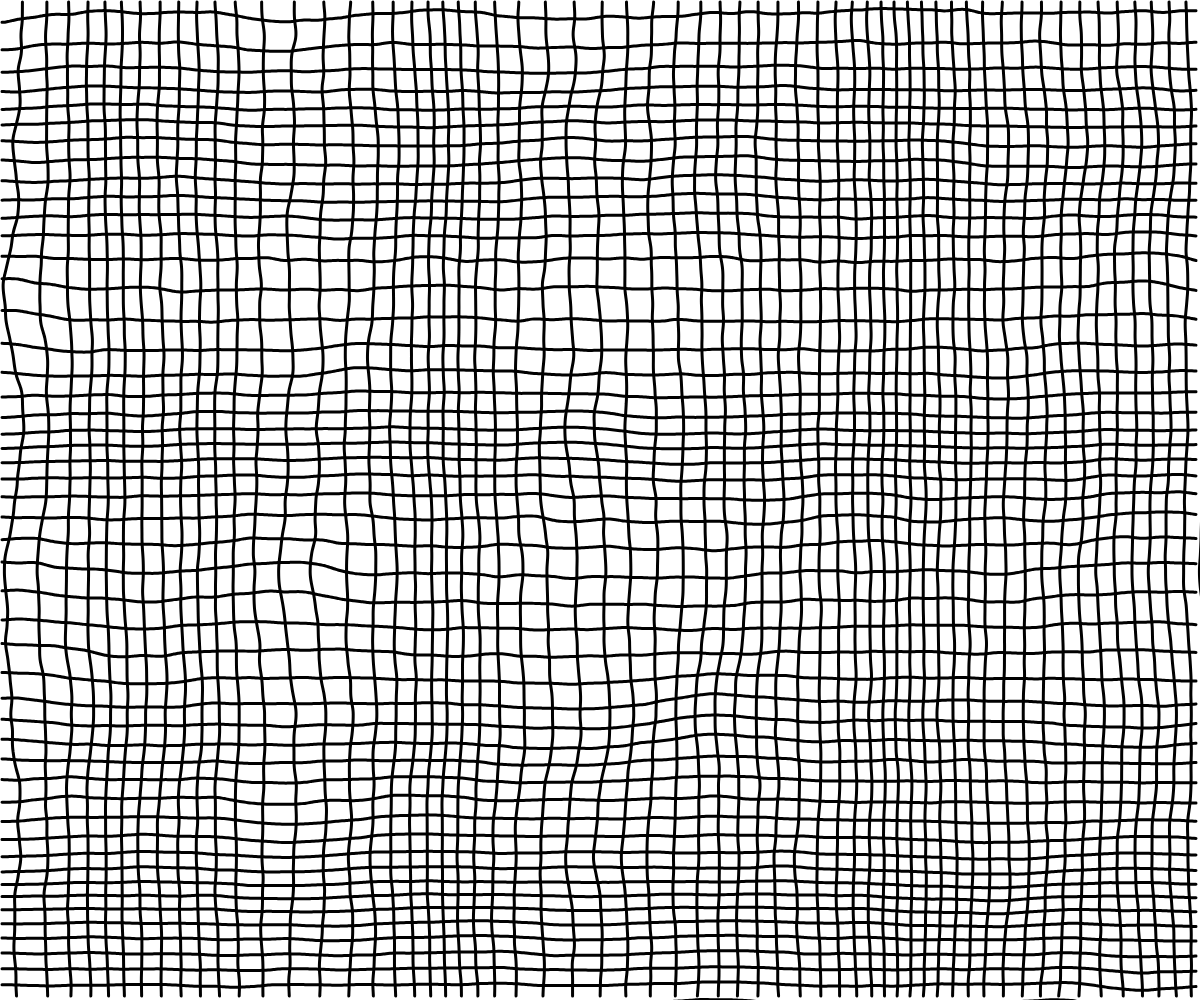
Frame 1 (no input)
Frame 60 (no input): identical to frame 1, image omitted
Frame 120 (the mouse pressed at the canvas centre since frame 60): identical to frame 1, image omitted

The p5.js sketch that drew this single still picture (run headless with seeded random() and noise() and a simulated clock; from frame 60 on, the mouse is pressed at the canvas centre):

// p5.js sketch
// ── sketch.js
const gridSize = 50;
const noiseScale = .007;
const lineRes = 2;
const lineSize = 3;

function drawLines(vertical) {
  let ax1o = 0;
  while(ax1o < (vertical ? width : height)) {
    const size = noise(ax1o*noiseScale)*gridSize;
    beginShape();
    for(let ax2=0;ax2 < (vertical ? height : width);ax2+=lineRes) {
      const ax1 = ax1o + noise((vertical ? ax1o:ax2)*noiseScale, (vertical ? ax2:ax1o)*noiseScale)*size;
      if(vertical) curveVertex(ax1,ax2);
      else curveVertex(ax2,ax1);
    }
    endShape();
    ax1o+=size;
  }
}


function setup() {
  createCanvas(innerWidth, innerHeight);
  background(255);
  strokeCap(ROUND);
  strokeWeight(lineSize);
  noFill();
  drawLines(true);
  drawLines(false);
}

function draw() {
}
